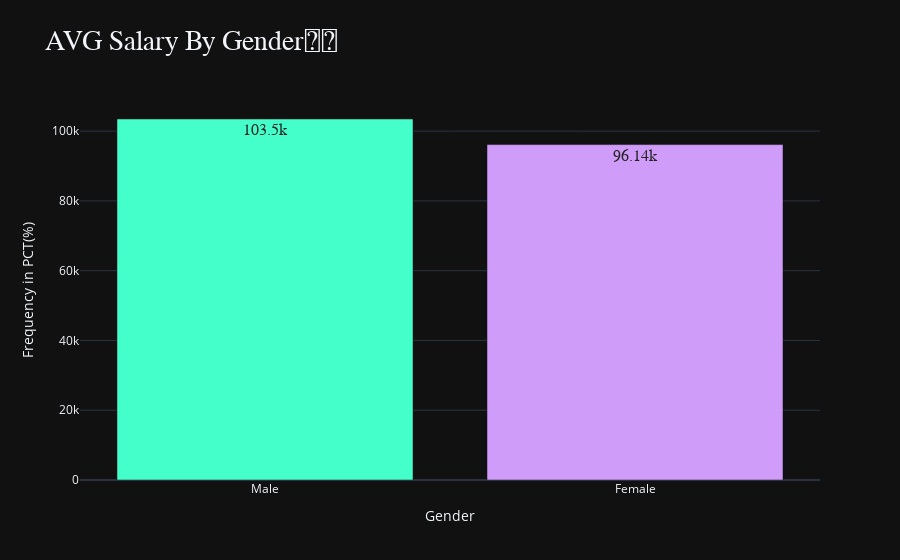

The notebook cell this image was saved under:
### Code cell
fig = px.bar(data_frame = salary_by_gender,
             x = salary_by_gender.index,
             y = salary_by_gender,
             color = salary_by_gender.index,
             title = "AVG Salary By Gender👨👩",
             color_discrete_sequence=["#45FFCA", "#D09CFA", "#FF9B9B"],
             labels= {"index" :"Education", "y": "Frequency in PCT(%)"},
             template="plotly_dark",
             text_auto = "0.4s" 
            )

custome_layout()


fig.update_traces(
    textfont = {
        "size" : 16,
        "family" :"arial",
        "color": "#222"
    },
    hovertemplate = "Gender: %{x}<br>Average Salary: $%{y:0.4s}",
)

iplot(fig)

### Figure 1 — Plotly figure (JSON) as saved in the notebook; plotly's stock layout.template omitted (floating-point values rounded to 4 significant figures)
{"data": [{"alignmentgroup": "True", "hovertemplate": "Gender: %{x}<br>Average Salary: $%{y:0.4s}", "legendgroup": "Male", "marker": {"color": "#45FFCA", "pattern": {"shape": ""}}, "name": "Male", "offsetgroup": "Male", "orientation": "v", "showlegend": true, "textfont": {"color": "#222", "family": "arial", "size": 16}, "textposition": "auto", "texttemplate": "%{y:0.4s}", "type": "bar", "x": ["Male"], "xaxis": "x", "y": [103500.0], "yaxis": "y"}, {"alignmentgroup": "True", "hovertemplate": "Gender: %{x}<br>Average Salary: $%{y:0.4s}", "legendgroup": "Female", "marker": {"color": "#D09CFA", "pattern": {"shape": ""}}, "name": "Female", "offsetgroup": "Female", "orientation": "v", "showlegend": true, "textfont": {"color": "#222", "family": "arial", "size": 16}, "textposition": "auto", "texttemplate": "%{y:0.4s}", "type": "bar", "x": ["Female"], "xaxis": "x", "y": [96140.0], "yaxis": "y"}], "layout": {"barmode": "relative", "hoverlabel": {"bgcolor": "#111", "font": {"family": "arial", "size": 16}}, "legend": {"title": {"text": "Gender"}, "tracegroupgap": 0}, "showlegend": false, "title": {"font": {"family": "tahoma", "size": 28}, "text": "AVG Salary By Gender👨👩"}, "xaxis": {"anchor": "y", "categoryarray": ["Male", "Female"], "categoryorder": "array", "domain": [0, 1], "title": {"text": "Gender"}}, "yaxis": {"anchor": "x", "domain": [0, 1], "title": {"text": "Frequency in PCT(%)"}}}}
